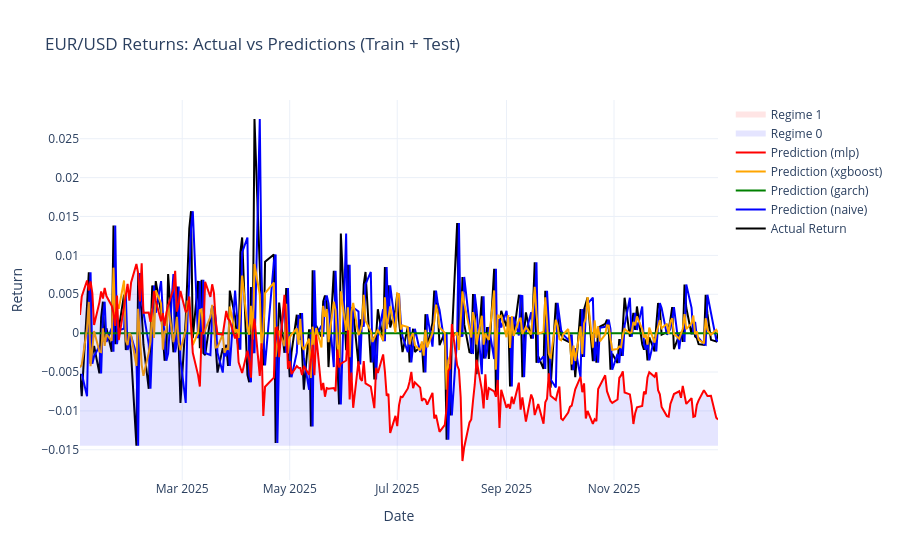

The cell this chart's notebook holds for it:
### Code cell
# Загружаем сохранённые предсказания
df_preds = pd.read_csv("results/predictions/eurusd_predictions.csv", index_col=0, parse_dates=True)

# Объединяем train + test для визуализации
df_train_test = df_preds.copy()

# График фактических цен / return
fig = go.Figure()
fig.add_trace(go.Scatter(x=df_train_test.index, y=df_train_test['return'], 
                         mode='lines', name='Actual Return', line=dict(color='black')))

# Добавляем прогнозы всех моделей
model_cols = ['naive', 'garch', 'xgboost', 'mlp']
colors = ['blue', 'green', 'orange', 'red']

for col, color in zip(model_cols, colors):
    fig.add_trace(go.Scatter(x=df_train_test.index, y=df_train_test[col], 
                             mode='lines', name=f'Prediction ({col})', line=dict(color=color)))

# Опционально: нарисовать regimes фоном
for regime_val, color in zip([0,1], ['rgba(0,0,255,0.1)','rgba(255,0,0,0.1)']):
    mask = df_train_test['regime'] == regime_val
    if mask.any():
        fig.add_trace(go.Scatter(
            x=df_train_test.index[mask],
            y=[df_train_test['return'].min()]*mask.sum(),
            fill='tonexty',
            mode='none',
            fillcolor=color,
            name=f"Regime {regime_val}"
        ))

fig.update_layout(title="EUR/USD Returns: Actual vs Predictions (Train + Test)",
                  xaxis_title="Date", yaxis_title="Return",
                  template="plotly_white")
fig.show()
